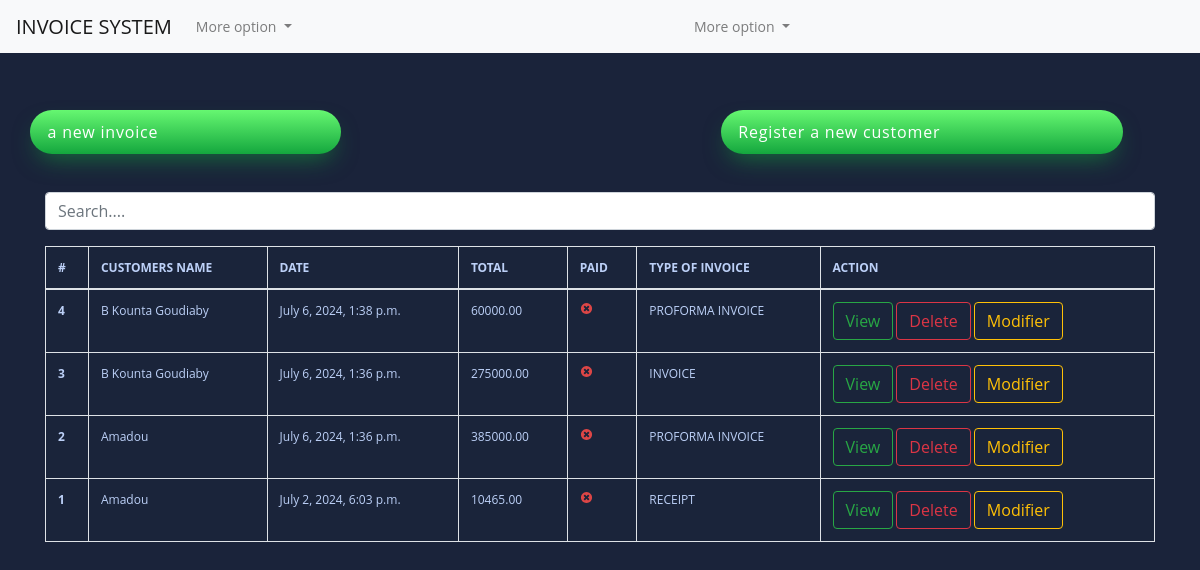
Before: / with the older database file.
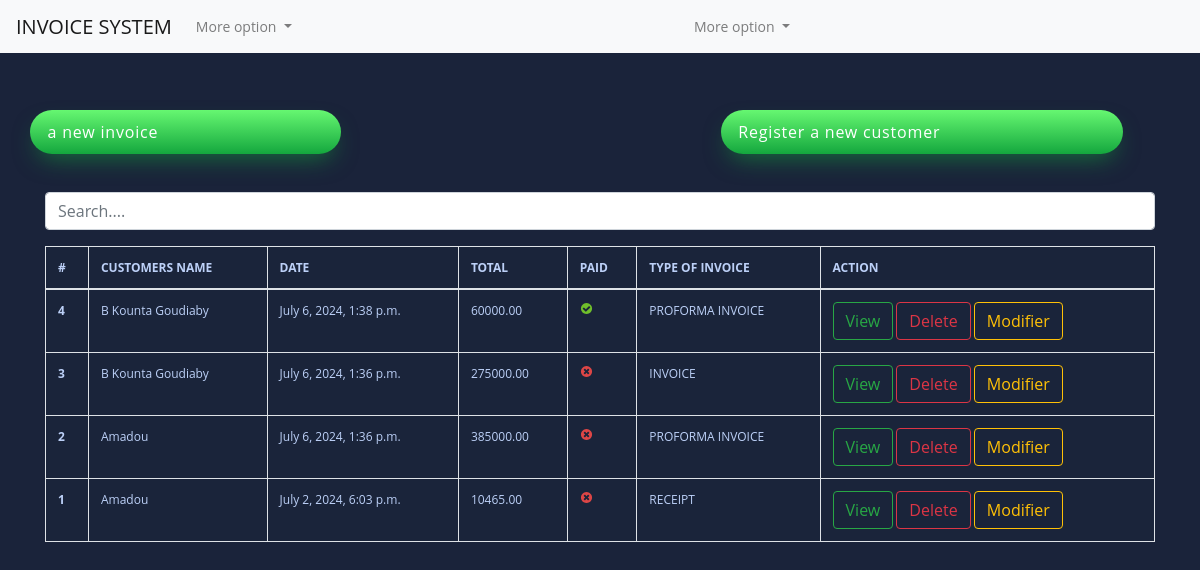
After: the same page with the newer database file.
### boutique/models.py (models this page shows, shortened)
class Invoice(models.Model):
    INVOICE_TYPE = (
        ('R', _('RECEIPT')),
        ('P', _('PROFORMA INVOICE')),
        ('I', _('INVOICE'))
    )
    customer = models.ForeignKey(Customer, on_delete=models.PROTECT)
    save_by = models.ForeignKey(User,  on_delete=models.PROTECT)
    invoice_date_time = models.DateTimeField(auto_now_add=True)
    total = models.DecimalField(max_digits=10000, decimal_places=2)
    last_updated_date = models.DateTimeField(null=True, blank=True)
    paid = models.BooleanField(default=False)
    invoice_type = models.CharField(max_length=1, choices=INVOICE_TYPE)
    comments = models.TextField(null=True, max_length=1000, blank=True)
    class Meta:
        verbose_name = "Invoice"
        verbose_name_plural = "Invoices"
    @property
    def get_total(self):
        articles = self.article_set.all()
        total = sum(article.get_total for article in articles)
        return total

class Customer(models.Model):
    SEX_TYPES = (
        ('M', _('Male')),
        ('F', _('Feminine')),
    )
    name = models.CharField(max_length=132)
    email = models.EmailField()
    phone = models.CharField(max_length=132)
    address = models.CharField(max_length=64)
    sex = models.CharField(max_length=1, choices=SEX_TYPES)
    age = models.CharField(max_length=12)
    city = models.CharField(max_length=32)
    zip_code = models.CharField(max_length=16)
    created_date = models.DateTimeField(auto_now_add=True)
    save_by = models.ForeignKey(User, on_delete=models.PROTECT)
    class Meta:
        verbose_name = "Customer"
        verbose_name_plural = "Customers"

class Article(models.Model):
    invoice = models.ForeignKey(Invoice, on_delete=models.CASCADE)
    name = models.CharField(max_length=32)
    quantity = models.IntegerField()
    unit_price = models.DecimalField(max_digits=1000, decimal_places=2)
    total = models.DecimalField(max_digits=1000, decimal_places=2)
    class Meta:
        verbose_name = 'Article'
        verbose_name_plural = 'Articles'
    @property
    def get_total(self):
        total = self.quantity * self.unit_price
        return total

### boutique/views.py (the view, shortened to what this page needs)
# urls.py: path('', views.HomeView.as_view(), name='home'),
class HomeView(View):
    templates_name = 'index.html'
    invoices = Invoice.objects.select_related(
        'customer', 'save_by').all().order_by('-invoice_date_time')
    context = {
        'invoices': invoices
    }
    def get(self, request, *args, **kwargs):
        paginator = Paginator(self.invoices, 8)  # 8 invoices per page
        page_number = request.GET.get('page')
        page_obj = paginator.get_page(page_number)
        self.context['invoices'] = page_obj
        return render(request, self.templates_name, self.context)

### templates/index.html (shortened to what this page needs)
{% extends "base.html" %} {% load static %} {% block content %} <br /><br />
<main id="main" class="main">
<div class="row">
  <a href="{% url 'add-invoice' %}">
    <button class="button-88" role="button">a new invoice</button>
  </a>
  <a href="#" class="col-md-4">
  </a>
  <a href="{% url 'add-customer' %}">
    <button class="button-88" role="button">Register a new customer</button>
  </a>
</div>
<br />
<br />
<div class="form-group">
  <input
    id="search"
    class="form-control"
    type="text"
    placeholder="Search...."
  />
</div>
<div>
  <table class="table table-striped-columns table-bordered">
    <thead>
      <tr>
        <th scope="col">#</th>
        <th scope="col">CUSTOMERS NAME</th>
        <th scope="col">DATE</th>
        <th scope="col">TOTAL</th>
        <th scope="col">PAID</th>
        <th scope="col">TYPE OF INVOICE</th>
        <th scope="col">ACTION</th>
      </tr>
    </thead>
    <tbody id="myTable">
      {% if invoices %} {% for facture in invoices %}
      <tr>
        <th scope="row">{{ facture.pk }}</th>
        <td>{{facture.customer.name}}</td>
        <td>{{facture.invoice_date_time}}</td>
        <td>{{ facture.get_total}}</td>
        <td>
          {% if facture.paid %}
          <img src="{% static 'images/icon-yes.svg' %}" alt="True" />
          {% else %}
          <img src="{% static 'images/icon-no.svg' %}" alt="False" />
          {% endif %}
        </td>
        <td>{{facture.get_invoice_type_display }}</td>
        <td>
          <a
            href="{% url 'view-invoice' pk=facture.pk %}"
            title="Detail"
            class="btn btn-outline-success"
            >View</a
          >
          <button id="btn-invoice-sup"
            type="button"
            data-toggle="modal"
            data-target="#supprimer"
            class="btn btn-outline-danger"
            title="Supprimer"
            data-id="{{ facture.pk }}"
            data-customer="{{facture.customer.name}}"
          >
            Delete
          </button>
          <button id="btn-invoice-mod" type="button" data-toggle="modal" title="Modifier" data-target="#modifier"
          data-id="{{facture.pk}}" data-customer="{{facture.customer.name}}"
          class="btn btn-outline-warning"> Modifier
       </button>
        </td>
      </tr>
      {% endfor %} {% else %}
      <p class="text-center text-white">No invoice found.</p>
      {% endif %}
    </tbody>
  </table>
</div>
<br /><br />
</main>
{% endblock content %}

Changed rows visible on the page:
changed Invoice "July 6, 2024, 1:38 p.m.": paid: picture added; paid: picture removed
